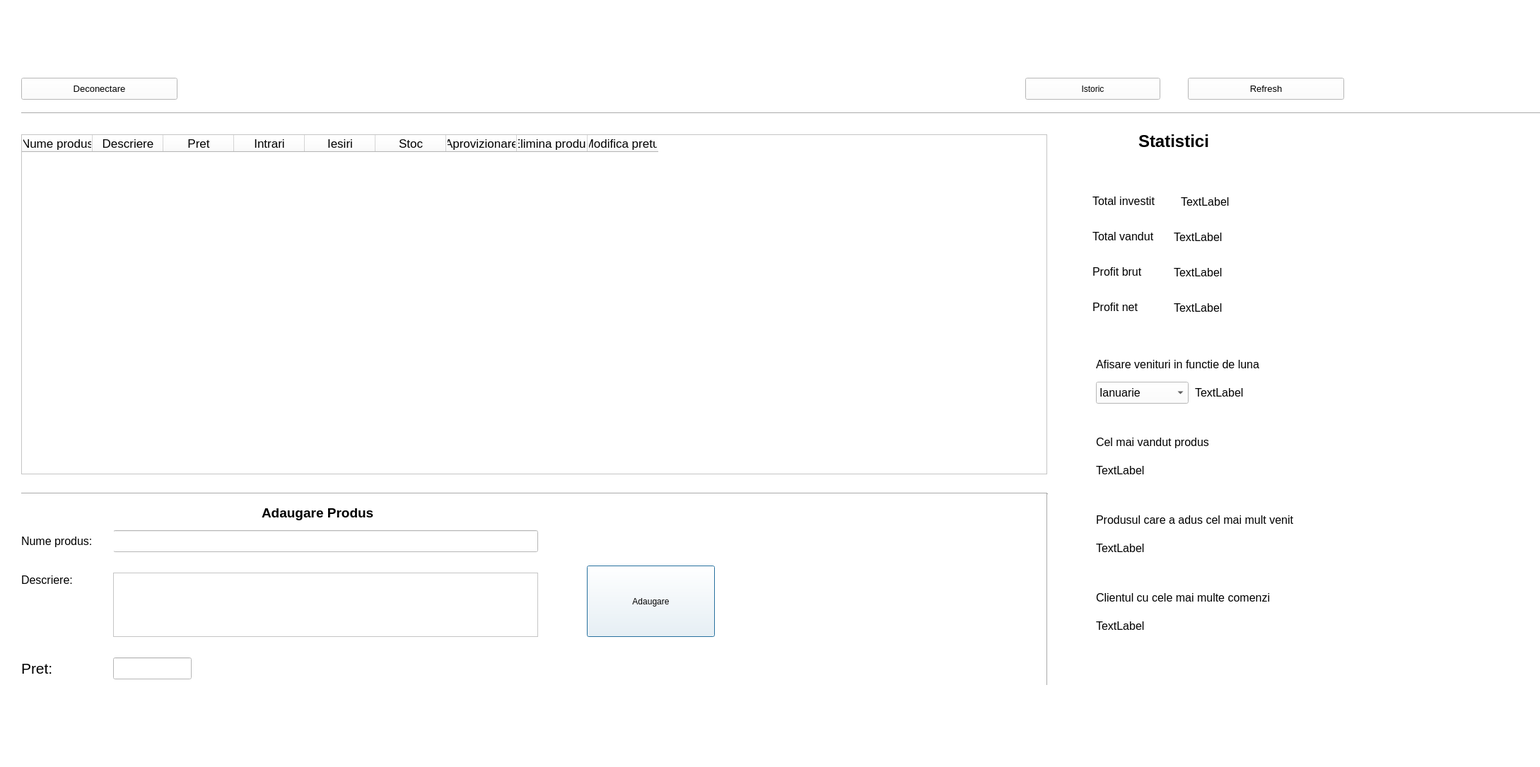
<?xml version="1.0" encoding="UTF-8"?>
<ui version="4.0">
 <class>Dialog</class>
 <widget class="QDialog" name="Dialog">
  <property name="enabled">
   <bool>true</bool>
  </property>
  <property name="geometry">
   <rect>
    <x>0</x>
    <y>0</y>
    <width>2178</width>
    <height>1085</height>
   </rect>
  </property>
  <property name="windowTitle">
   <string>Dialog</string>
  </property>
  <property name="styleSheet">
   <string notr="true">background-color: rgb(255, 255, 255);</string>
  </property>
  <widget class="QLabel" name="label">
   <property name="geometry">
    <rect>
     <x>0</x>
     <y>0</y>
     <width>400</width>
     <height>120</height>
    </rect>
   </property>
   <property name="text">
    <string/>
   </property>
   <property name="pixmap">
    <pixmap>pescuit-logo.png</pixmap>
   </property>
   <property name="scaledContents">
    <bool>true</bool>
   </property>
  </widget>
  <widget class="QTableWidget" name="table">
   <property name="geometry">
    <rect>
     <x>30</x>
     <y>190</y>
     <width>1451</width>
     <height>481</height>
    </rect>
   </property>
   <property name="showGrid">
    <bool>true</bool>
   </property>
   <column>
    <property name="text">
     <string>Nume produs</string>
    </property>
    <property name="font">
     <font>
      <family>MS Shell Dlg 2</family>
      <pointsize>13</pointsize>
      <weight>50</weight>
      <bold>false</bold>
      <stylestrategy>PreferDefault</stylestrategy>
     </font>
    </property>
   </column>
   <column>
    <property name="text">
     <string>Descriere</string>
    </property>
    <property name="font">
     <font>
      <pointsize>13</pointsize>
     </font>
    </property>
   </column>
   <column>
    <property name="text">
     <string>Pret</string>
    </property>
    <property name="font">
     <font>
      <pointsize>13</pointsize>
     </font>
    </property>
   </column>
   <column>
    <property name="text">
     <string>Intrari</string>
    </property>
    <property name="font">
     <font>
      <pointsize>13</pointsize>
     </font>
    </property>
   </column>
   <column>
    <property name="text">
     <string>Iesiri</string>
    </property>
    <property name="font">
     <font>
      <pointsize>13</pointsize>
     </font>
    </property>
   </column>
   <column>
    <property name="text">
     <string>Stoc</string>
    </property>
    <property name="font">
     <font>
      <pointsize>13</pointsize>
     </font>
    </property>
   </column>
   <column>
    <property name="text">
     <string>Aprovizionare</string>
    </property>
    <property name="font">
     <font>
      <family>MS Shell Dlg 2</family>
      <pointsize>13</pointsize>
     </font>
    </property>
   </column>
   <column>
    <property name="text">
     <string>Elimina produs</string>
    </property>
    <property name="font">
     <font>
      <family>MS Shell Dlg 2</family>
      <pointsize>13</pointsize>
      <weight>50</weight>
      <bold>false</bold>
     </font>
    </property>
   </column>
   <column>
    <property name="text">
     <string>Modifica pretul</string>
    </property>
    <property name="font">
     <font>
      <family>MS Shell Dlg 2</family>
      <pointsize>13</pointsize>
      <stylestrategy>PreferDefault</stylestrategy>
     </font>
    </property>
   </column>
  </widget>
  <widget class="Line" name="line">
   <property name="geometry">
    <rect>
     <x>30</x>
     <y>140</y>
     <width>2201</width>
     <height>41</height>
    </rect>
   </property>
   <property name="orientation">
    <enum>Qt::Horizontal</enum>
   </property>
  </widget>
  <widget class="QLabel" name="label_2">
   <property name="geometry">
    <rect>
     <x>370</x>
     <y>710</y>
     <width>221</width>
     <height>31</height>
    </rect>
   </property>
   <property name="frameShape">
    <enum>QFrame::NoFrame</enum>
   </property>
   <property name="frameShadow">
    <enum>QFrame::Plain</enum>
   </property>
   <property name="text">
    <string>&lt;html&gt;&lt;head/&gt;&lt;body&gt;&lt;p&gt;&lt;span style=&quot; font-size:14pt; font-weight:600;&quot;&gt;Adaugare Produs&lt;/span&gt;&lt;/p&gt;&lt;/body&gt;&lt;/html&gt;</string>
   </property>
   <property name="textFormat">
    <enum>Qt::AutoText</enum>
   </property>
  </widget>
  <widget class="QLineEdit" name="nume_produs">
   <property name="geometry">
    <rect>
     <x>160</x>
     <y>750</y>
     <width>601</width>
     <height>31</height>
    </rect>
   </property>
  </widget>
  <widget class="QTextEdit" name="descriere">
   <property name="geometry">
    <rect>
     <x>160</x>
     <y>810</y>
     <width>601</width>
     <height>91</height>
    </rect>
   </property>
  </widget>
  <widget class="QLineEdit" name="pret">
   <property name="geometry">
    <rect>
     <x>160</x>
     <y>930</y>
     <width>111</width>
     <height>31</height>
    </rect>
   </property>
  </widget>
  <widget class="QLabel" name="label_3">
   <property name="geometry">
    <rect>
     <x>30</x>
     <y>750</y>
     <width>131</width>
     <height>31</height>
    </rect>
   </property>
   <property name="text">
    <string>&lt;html&gt;&lt;head/&gt;&lt;body&gt;&lt;p&gt;&lt;span style=&quot; font-size:12pt;&quot;&gt;Nume produs:&lt;/span&gt;&lt;/p&gt;&lt;/body&gt;&lt;/html&gt;</string>
   </property>
  </widget>
  <widget class="QLabel" name="label_4">
   <property name="geometry">
    <rect>
     <x>30</x>
     <y>810</y>
     <width>101</width>
     <height>21</height>
    </rect>
   </property>
   <property name="text">
    <string>&lt;html&gt;&lt;head/&gt;&lt;body&gt;&lt;p&gt;&lt;span style=&quot; font-size:12pt;&quot;&gt;Descriere:&lt;/span&gt;&lt;/p&gt;&lt;/body&gt;&lt;/html&gt;</string>
   </property>
  </widget>
  <widget class="QLabel" name="label_5">
   <property name="geometry">
    <rect>
     <x>30</x>
     <y>930</y>
     <width>61</width>
     <height>31</height>
    </rect>
   </property>
   <property name="text">
    <string>&lt;html&gt;&lt;head/&gt;&lt;body&gt;&lt;p&gt;&lt;span style=&quot; font-size:16pt;&quot;&gt;Pret:&lt;/span&gt;&lt;/p&gt;&lt;/body&gt;&lt;/html&gt;</string>
   </property>
  </widget>
  <widget class="QPushButton" name="add_btn">
   <property name="geometry">
    <rect>
     <x>830</x>
     <y>800</y>
     <width>181</width>
     <height>101</height>
    </rect>
   </property>
   <property name="autoFillBackground">
    <bool>false</bool>
   </property>
   <property name="styleSheet">
    <string notr="true">font: 75 16pt &quot;MS Shell Dlg 2&quot;;</string>
   </property>
   <property name="text">
    <string>Adaugare</string>
   </property>
  </widget>
  <widget class="Line" name="line_2">
   <property name="geometry">
    <rect>
     <x>30</x>
     <y>690</y>
     <width>1451</width>
     <height>16</height>
    </rect>
   </property>
   <property name="orientation">
    <enum>Qt::Horizontal</enum>
   </property>
  </widget>
  <widget class="Line" name="line_3">
   <property name="geometry">
    <rect>
     <x>1471</x>
     <y>698</y>
     <width>20</width>
     <height>271</height>
    </rect>
   </property>
   <property name="orientation">
    <enum>Qt::Vertical</enum>
   </property>
  </widget>
  <widget class="QLabel" name="label_6">
   <property name="geometry">
    <rect>
     <x>1610</x>
     <y>180</y>
     <width>120</width>
     <height>41</height>
    </rect>
   </property>
   <property name="text">
    <string>&lt;html&gt;&lt;head/&gt;&lt;body&gt;&lt;p&gt;&lt;span style=&quot; font-size:18pt; font-weight:600;&quot;&gt;Statistici&lt;/span&gt;&lt;/p&gt;&lt;/body&gt;&lt;/html&gt;</string>
   </property>
  </widget>
  <widget class="QComboBox" name="luna">
   <property name="geometry">
    <rect>
     <x>1550</x>
     <y>540</y>
     <width>131</width>
     <height>31</height>
    </rect>
   </property>
   <property name="font">
    <font>
     <pointsize>12</pointsize>
    </font>
   </property>
   <item>
    <property name="text">
     <string>Ianuarie</string>
    </property>
   </item>
   <item>
    <property name="text">
     <string>Februarie</string>
    </property>
   </item>
   <item>
    <property name="text">
     <string>Martie</string>
    </property>
   </item>
   <item>
    <property name="text">
     <string>Aprilie</string>
    </property>
   </item>
   <item>
    <property name="text">
     <string>Mai</string>
    </property>
   </item>
   <item>
    <property name="text">
     <string>Iunie</string>
    </property>
   </item>
   <item>
    <property name="text">
     <string>Iulie</string>
    </property>
   </item>
   <item>
    <property name="text">
     <string>August</string>
    </property>
   </item>
   <item>
    <property name="text">
     <string>Septembrie</string>
    </property>
   </item>
   <item>
    <property name="text">
     <string>Octombrie</string>
    </property>
   </item>
   <item>
    <property name="text">
     <string>Noiembrie</string>
    </property>
   </item>
   <item>
    <property name="text">
     <string>Decembrie</string>
    </property>
   </item>
  </widget>
  <widget class="QLabel" name="label_11">
   <property name="geometry">
    <rect>
     <x>1550</x>
     <y>500</y>
     <width>281</width>
     <height>31</height>
    </rect>
   </property>
   <property name="font">
    <font>
     <pointsize>12</pointsize>
    </font>
   </property>
   <property name="text">
    <string>&lt;html&gt;&lt;head/&gt;&lt;body&gt;&lt;p&gt;Afisare venituri in functie de luna&lt;/p&gt;&lt;/body&gt;&lt;/html&gt;</string>
   </property>
  </widget>
  <widget class="QLabel" name="label_12">
   <property name="geometry">
    <rect>
     <x>1550</x>
     <y>610</y>
     <width>271</width>
     <height>31</height>
    </rect>
   </property>
   <property name="font">
    <font>
     <pointsize>12</pointsize>
    </font>
   </property>
   <property name="text">
    <string>&lt;html&gt;&lt;head/&gt;&lt;body&gt;&lt;p&gt;&lt;span style=&quot; font-size:12pt;&quot;&gt;Cel mai vandut produs&lt;/span&gt;&lt;/p&gt;&lt;/body&gt;&lt;/html&gt;</string>
   </property>
  </widget>
  <widget class="QLabel" name="label_13">
   <property name="geometry">
    <rect>
     <x>1550</x>
     <y>720</y>
     <width>300</width>
     <height>31</height>
    </rect>
   </property>
   <property name="font">
    <font>
     <pointsize>12</pointsize>
    </font>
   </property>
   <property name="text">
    <string>&lt;html&gt;&lt;head/&gt;&lt;body&gt;&lt;p&gt;&lt;span style=&quot; font-size:12pt;&quot;&gt;Produsul care a adus cel mai mult venit&lt;/span&gt;&lt;/p&gt;&lt;/body&gt;&lt;/html&gt;</string>
   </property>
  </widget>
  <widget class="QLabel" name="label_14">
   <property name="geometry">
    <rect>
     <x>1550</x>
     <y>830</y>
     <width>281</width>
     <height>31</height>
    </rect>
   </property>
   <property name="font">
    <font>
     <pointsize>12</pointsize>
    </font>
   </property>
   <property name="text">
    <string>&lt;html&gt;&lt;head/&gt;&lt;body&gt;&lt;p&gt;&lt;span style=&quot; font-size:12pt;&quot;&gt;Clientul cu cele mai multe comenzi&lt;/span&gt;&lt;/p&gt;&lt;/body&gt;&lt;/html&gt;</string>
   </property>
  </widget>
  <widget class="QLabel" name="label_15">
   <property name="geometry">
    <rect>
     <x>1545</x>
     <y>270</y>
     <width>121</width>
     <height>30</height>
    </rect>
   </property>
   <property name="font">
    <font>
     <pointsize>12</pointsize>
    </font>
   </property>
   <property name="text">
    <string>&lt;html&gt;&lt;head/&gt;&lt;body&gt;&lt;p&gt;&lt;span style=&quot; font-size:12pt;&quot;&gt;Total investit&lt;/span&gt;&lt;/p&gt;&lt;/body&gt;&lt;/html&gt;</string>
   </property>
  </widget>
  <widget class="QLabel" name="label_16">
   <property name="geometry">
    <rect>
     <x>1545</x>
     <y>320</y>
     <width>111</width>
     <height>30</height>
    </rect>
   </property>
   <property name="font">
    <font>
     <pointsize>12</pointsize>
    </font>
   </property>
   <property name="text">
    <string>&lt;html&gt;&lt;head/&gt;&lt;body&gt;&lt;p&gt;&lt;span style=&quot; font-size:12pt;&quot;&gt;Total vandut&lt;/span&gt;&lt;/p&gt;&lt;/body&gt;&lt;/html&gt;</string>
   </property>
  </widget>
  <widget class="QLabel" name="label_17">
   <property name="geometry">
    <rect>
     <x>1545</x>
     <y>370</y>
     <width>111</width>
     <height>30</height>
    </rect>
   </property>
   <property name="font">
    <font>
     <pointsize>12</pointsize>
    </font>
   </property>
   <property name="text">
    <string>&lt;html&gt;&lt;head/&gt;&lt;body&gt;&lt;p&gt;&lt;span style=&quot; font-size:12pt;&quot;&gt;Profit brut&lt;/span&gt;&lt;/p&gt;&lt;/body&gt;&lt;/html&gt;</string>
   </property>
  </widget>
  <widget class="QLabel" name="label_18">
   <property name="geometry">
    <rect>
     <x>1545</x>
     <y>420</y>
     <width>111</width>
     <height>30</height>
    </rect>
   </property>
   <property name="font">
    <font>
     <pointsize>12</pointsize>
    </font>
   </property>
   <property name="text">
    <string>&lt;html&gt;&lt;head/&gt;&lt;body&gt;&lt;p&gt;&lt;span style=&quot; font-size:12pt;&quot;&gt;Profit net&lt;/span&gt;&lt;/p&gt;&lt;/body&gt;&lt;/html&gt;</string>
   </property>
  </widget>
  <widget class="QLabel" name="investit">
   <property name="geometry">
    <rect>
     <x>1670</x>
     <y>270</y>
     <width>131</width>
     <height>30</height>
    </rect>
   </property>
   <property name="font">
    <font>
     <pointsize>12</pointsize>
    </font>
   </property>
   <property name="text">
    <string>TextLabel</string>
   </property>
  </widget>
  <widget class="QLabel" name="vandut">
   <property name="geometry">
    <rect>
     <x>1660</x>
     <y>320</y>
     <width>131</width>
     <height>30</height>
    </rect>
   </property>
   <property name="font">
    <font>
     <pointsize>12</pointsize>
    </font>
   </property>
   <property name="text">
    <string>TextLabel</string>
   </property>
  </widget>
  <widget class="QLabel" name="brut">
   <property name="geometry">
    <rect>
     <x>1660</x>
     <y>370</y>
     <width>131</width>
     <height>30</height>
    </rect>
   </property>
   <property name="font">
    <font>
     <pointsize>12</pointsize>
    </font>
   </property>
   <property name="text">
    <string>TextLabel</string>
   </property>
  </widget>
  <widget class="QLabel" name="net">
   <property name="geometry">
    <rect>
     <x>1660</x>
     <y>420</y>
     <width>131</width>
     <height>30</height>
    </rect>
   </property>
   <property name="font">
    <font>
     <pointsize>12</pointsize>
    </font>
   </property>
   <property name="text">
    <string>TextLabel</string>
   </property>
  </widget>
  <widget class="QLabel" name="profit_lunar">
   <property name="geometry">
    <rect>
     <x>1690</x>
     <y>540</y>
     <width>131</width>
     <height>31</height>
    </rect>
   </property>
   <property name="font">
    <font>
     <pointsize>12</pointsize>
    </font>
   </property>
   <property name="text">
    <string>TextLabel</string>
   </property>
  </widget>
  <widget class="QLabel" name="cel_mai_vandut_produs">
   <property name="geometry">
    <rect>
     <x>1550</x>
     <y>650</y>
     <width>461</width>
     <height>31</height>
    </rect>
   </property>
   <property name="font">
    <font>
     <pointsize>12</pointsize>
    </font>
   </property>
   <property name="text">
    <string>TextLabel</string>
   </property>
  </widget>
  <widget class="QLabel" name="cel_mai_profitabil">
   <property name="geometry">
    <rect>
     <x>1550</x>
     <y>760</y>
     <width>461</width>
     <height>31</height>
    </rect>
   </property>
   <property name="font">
    <font>
     <pointsize>12</pointsize>
    </font>
   </property>
   <property name="text">
    <string>TextLabel</string>
   </property>
  </widget>
  <widget class="QLabel" name="best_client">
   <property name="geometry">
    <rect>
     <x>1550</x>
     <y>870</y>
     <width>511</width>
     <height>31</height>
    </rect>
   </property>
   <property name="font">
    <font>
     <pointsize>12</pointsize>
    </font>
   </property>
   <property name="text">
    <string>TextLabel</string>
   </property>
  </widget>
  <widget class="QPushButton" name="refresh_btn">
   <property name="geometry">
    <rect>
     <x>1680</x>
     <y>110</y>
     <width>221</width>
     <height>31</height>
    </rect>
   </property>
   <property name="font">
    <font>
     <family>MS Shell Dlg 2</family>
     <pointsize>10</pointsize>
     <weight>50</weight>
     <italic>false</italic>
     <bold>false</bold>
    </font>
   </property>
   <property name="autoFillBackground">
    <bool>false</bool>
   </property>
   <property name="styleSheet">
    <string notr="true"/>
   </property>
   <property name="text">
    <string>Refresh</string>
   </property>
  </widget>
  <widget class="QPushButton" name="logout_btn">
   <property name="geometry">
    <rect>
     <x>30</x>
     <y>110</y>
     <width>221</width>
     <height>31</height>
    </rect>
   </property>
   <property name="font">
    <font>
     <family>MS Shell Dlg 2</family>
     <pointsize>10</pointsize>
     <weight>50</weight>
     <italic>false</italic>
     <bold>false</bold>
    </font>
   </property>
   <property name="autoFillBackground">
    <bool>false</bool>
   </property>
   <property name="styleSheet">
    <string notr="true"/>
   </property>
   <property name="text">
    <string>Deconectare</string>
   </property>
  </widget>
  <widget class="QPushButton" name="btn_istoric">
   <property name="geometry">
    <rect>
     <x>1450</x>
     <y>110</y>
     <width>191</width>
     <height>31</height>
    </rect>
   </property>
   <property name="text">
    <string>Istoric</string>
   </property>
  </widget>
 </widget>
 <resources/>
 <connections/>
</ui>
